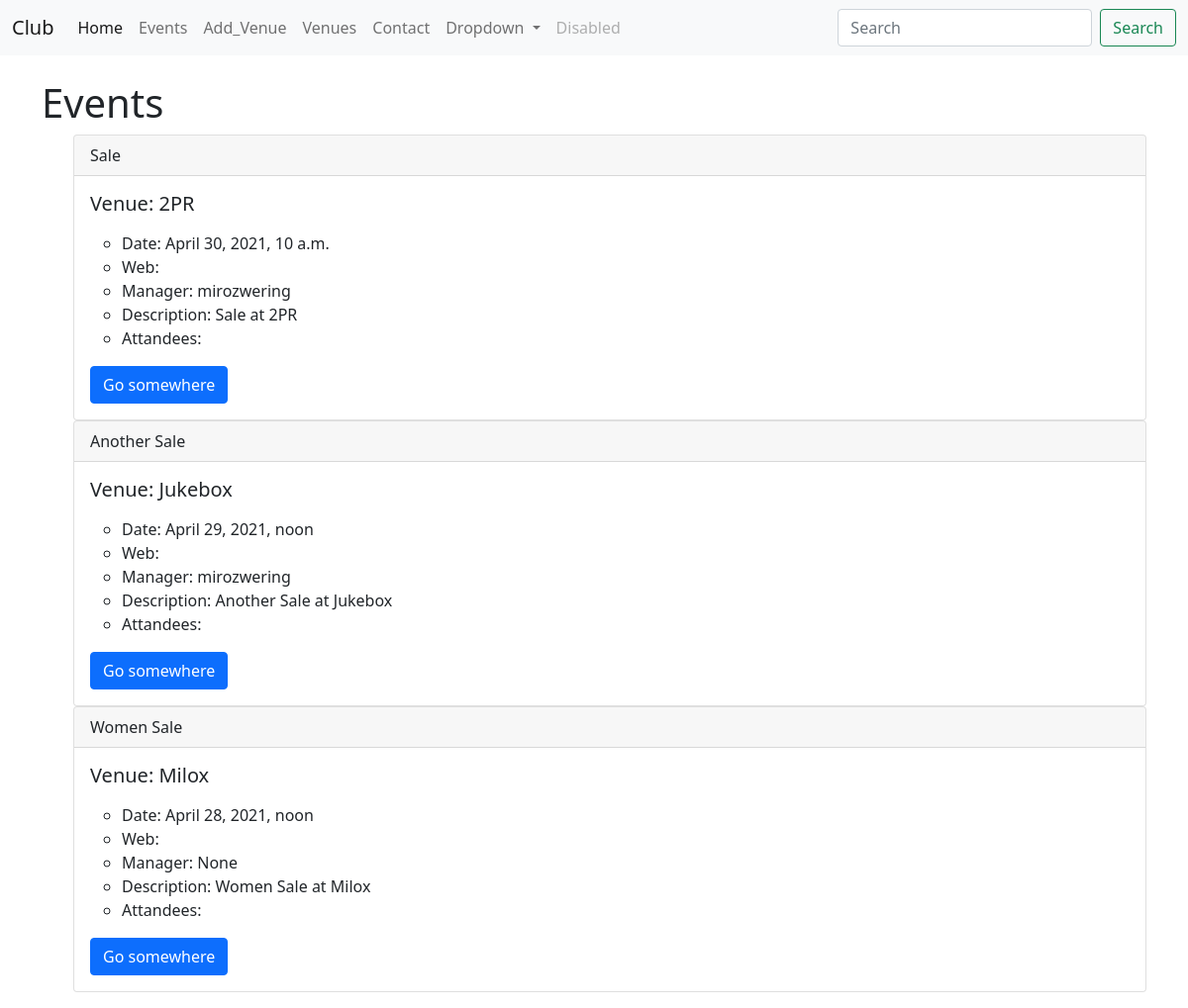
The app's page /events with its own data.
### events/models.py (models this page shows)
class Event(models.Model):
    name = models.CharField(max_length=120)
    event_date = models.DateTimeField()
    venue = models.ForeignKey(Venue, on_delete=models.CASCADE, blank=True, null=True)
    manager = models.ForeignKey(User, blank=True, null=True, on_delete=models.SET_NULL)
    description = models.TextField(blank=True)
    attandees = models.ManyToManyField(MyClubUser, blank=True)
    def __str__(self):
        return self.name

class Venue(models.Model):
    name = models.CharField(max_length=120)
    address = models.CharField(max_length=300)
    zip_code = models.CharField(max_length=15)
    phone = models.CharField(max_length=15, blank=True)
    web = models.URLField(blank=True)
    emailadress = models.EmailField(blank=True)
    def __str__(self):
        return self.name

### events/views.py (the view)
# urls.py: path('events', views.all_events, name="event-list"),
def all_events(request):
    event_list = Event.objects.all()
    context = {
        "event_list": event_list
    }
    return render(request, 'events/event_list.html', context)

### events/templates/events/event_list.html (shortened to what this page needs)
{% extends 'events/base.html' %}
{% block content %}
<h1>Events</h1>
<ul>
    {% for event in event_list %}
    <div class="card">
  <div class="card-header">
    {{ event }}
  </div>
  <div class="card-body">
    <h5 class="card-title">Venue: {{ event.venue }}</h5>
    <p class="card-text"><ul>
    <li> Date: {{ event.event_date }} </li>
    <li> Web: {{ event.venue.web }} </li>
    <li> Manager: {{ event.manager }} </li>
    <li> Description: {{ event.description }} </li>
    <li> Attandees:
    </li>
    </ul></p>
    <a href="#" class="btn btn-primary">Go somewhere</a>
  </div>
</div>
    {% endfor %}
</ul>
{% endblock %}

### events/templates/events/base.html (shortened to what this page needs)
<!doctype html>
<html lang="en">
  <head>
    <link href="https://cdn.jsdelivr.net/npm/bootstrap@5.0.0-beta3/dist/css/bootstrap.min.css" rel="stylesheet">
  </head>
  <body>
    {% include 'events/nav.html' %}
    <br/>
    <div class="container">
    {% block content %}
    {% endblock %}
    </div>
  </body>
</html>

### events/templates/events/nav.html (shortened to what this page needs)
<nav class="navbar navbar-expand-lg navbar-light bg-light">
  <div class="container-fluid">
    <a class="navbar-brand" href="{% url 'home' %}">Club</a>
    <div class="collapse navbar-collapse" id="navbarSupportedContent">
      <ul class="navbar-nav me-auto mb-2 mb-lg-0">
        <li class="nav-item">
          <a class="nav-link active" aria-current="page" href="{% url 'home' %}">Home</a>
        </li>
        <li class="nav-item">
          <a class="nav-link" href="{% url 'event-list' %}">Events</a>
        </li>
        <li class="nav-item">
          <a class="nav-link" href="{% url 'add-venue' %}">Add_Venue</a>
        </li>
        <li class="nav-item">
          <a class="nav-link" href="{% url 'list-venues' %}">Venues</a>
        </li>
        <li class="nav-item">
          <a class="nav-link" href="{% url 'contact' %}">Contact</a>
        </li>
        <li class="nav-item dropdown">
          <a class="nav-link dropdown-toggle" href="#" id="navbarDropdown" role="button" data-bs-toggle="dropdown" aria-expanded="false">
            Dropdown
          </a>
        </li>
        <li class="nav-item">
          <a class="nav-link disabled" href="#" tabindex="-1" aria-disabled="true">Disabled</a>
        </li>
      </ul>
      <form class="d-flex">
        <input class="form-control me-2" type="search" placeholder="Search" aria-label="Search">
        <button class="btn btn-outline-success" type="submit">Search</button>
      </form>
    </div>
  </div>
</nav>

### records on screen
Event: name "Sale", venue "2PR", event_date "April 30, 2021, 10 a.m.", manager "mirozwering", description "Sale at 2PR"
Event: name "Another Sale", venue "Jukebox", event_date "April 29, 2021, noon", manager "mirozwering", description "Another Sale at Jukebox"
Event: name "Women Sale", venue "Milox", event_date "April 28, 2021, noon", manager "None", description "Women Sale at Milox"
